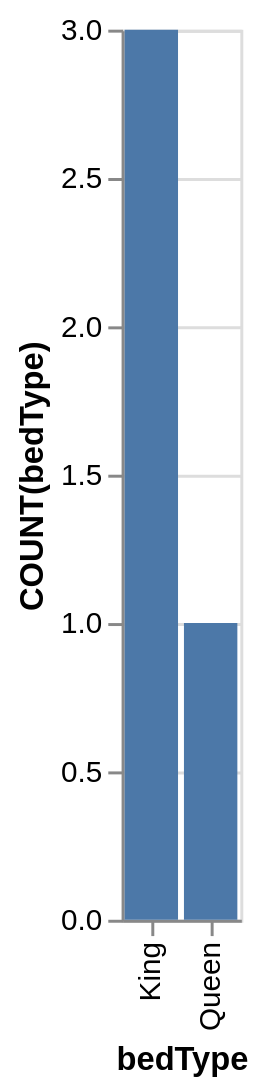

Specify this chart in Vega-Lite:
### Vega-Lite specification from a JSON file in a GitHub repository (floating-point values rounded to 4 significant figures)
{"data": {"values": [{"x_data": "King", "y_data": 3}, {"x_data": "Queen", "y_data": 1}]}, "mark": "bar", "encoding": {"x": {"field": "x_data", "type": "nominal", "title": "bedType", "sort": {"op": "sum", "field": "y_data", "order": "descending"}}, "y": {"field": "y_data", "type": "quantitative", "title": "COUNT(bedType)"}}}
